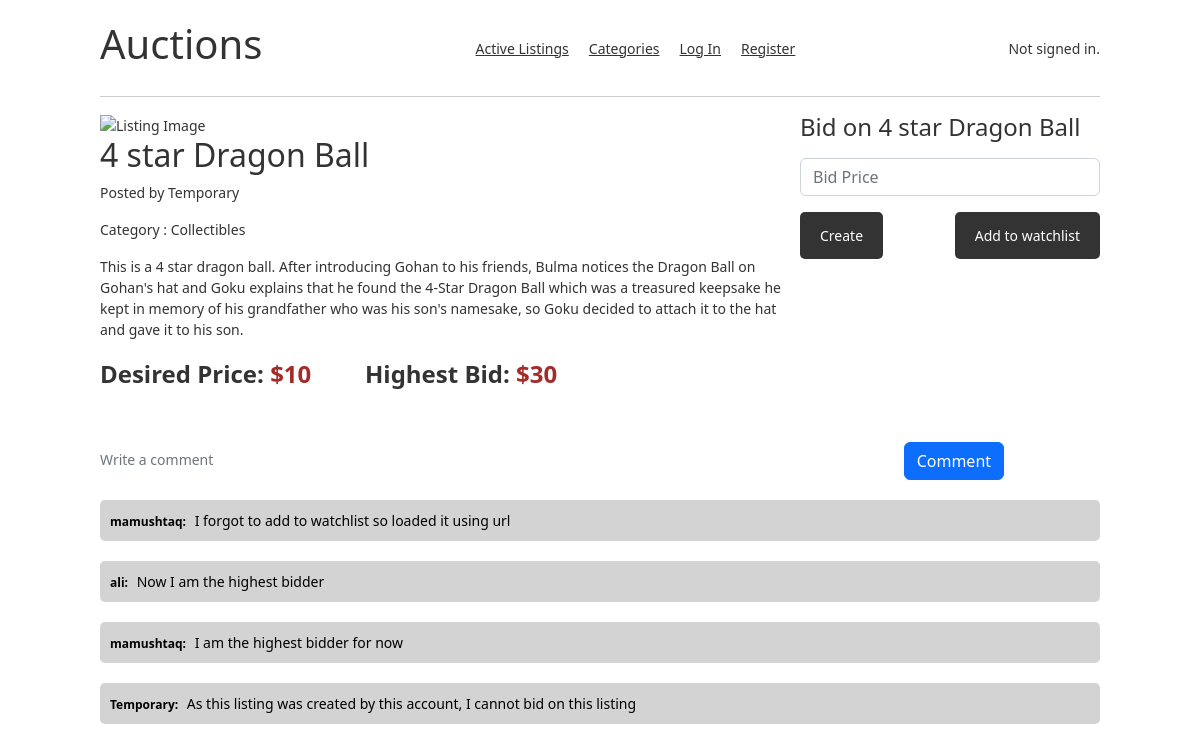
Screenshot of /2/listing with the database file from the repository.
### auctions/models.py (models this page shows)
class Listings(models.Model):
    id = models.AutoField(primary_key=True)
    title = models.CharField(max_length=64)
    description = models.CharField(max_length=500)
    image_url = models.CharField(max_length=500)
    desired_price = models.IntegerField(null=True, default=0)
    users = models.CharField(max_length=64)
    highest_bid = models.IntegerField(null=True, default=0)
    active = models.BooleanField(default=True)
    bid = models.OneToOneField(
        Bids, on_delete=models.CASCADE, primary_key=False, null=True)
    category = models.OneToOneField(
        'Categories', on_delete=models.CASCADE, primary_key=False, null=True)

class Categories(models.Model):
    id = models.AutoField(primary_key=True)
    title = models.CharField(max_length=64)

class Comments(models.Model):
    id = models.AutoField(primary_key=True)
    comment = models.CharField(max_length=200)
    user = models.CharField(max_length=64)
    listing = models.IntegerField(null=True, default=0)

### auctions/views.py (the view)
# urls.py: path("<int:listing_id>/listing", views.listing, name="listing"),
def listing(request, listing_id):
    try:
        listing_obj = Listings.objects.get(id=listing_id)
    except Listings.DoesNotExist:
        return render(request, "auctions/listing.html", {
            "message": "This listing does not exist"
        })
    return render(request, "auctions/listing.html", {
        "listing": listing_obj,
        "comments": Comments.objects.all().order_by('-id'),
        "addedtowatchlist": checkwatchlist(request, listing_id)
    })

### auctions/views.py (called while the page is built)
def checkwatchlist(request, listing_id):
    if request.user.is_authenticated:
        for watch in request.user.wishlist.all():
            if (watch.id == listing_id):
                return True
            else:
                return False
    return False

### auctions/templates/auctions/listing.html (shortened to what this page needs)
{% extends "auctions/layout.html" %}
{% block body %}
{% if message %}
<h1>{{message}}</h1>
{% else %}
<div class="listing_details">
    <img src="{{listing.image_url}}" class="listing_img" alt="Listing Image">
    <div class="listing_desc">
        <h2>{{listing.title}}</h2>
        <p class="posted_by">Posted by {{listing.users}}</p>
        <p class="posted_by">Category : {{listing.category.title}}</p>
        <p>{{listing.description}}</p>
        <div>
            <span class="price_heading">Desired Price: </span><span class="price">${{listing.desired_price}}</span>
            <span class="price_heading">Highest Bid: </span><span class="price">${{listing.highest_bid}}</span>
        </div>
    </div>
</div>
<div class="create_bid">
    {% if listing.users != user.username and listing.active %}
    <h4>Bid on {{listing.title}}</h4>
    <form action="{% url 'createbid' listing.id %}" method="post">
        <div class="form-group">
            <input autofocus class="form-control" type="number" name="Bid_Price" placeholder="Bid Price">
        </div>
        <input class="button" style="float: left;" type="submit" value="Create">
        {% if addedtowatchlist %}
        <a class="button" id="added_to_watchlist" href="{% url 'removefromwatchlist' listing.id %}">Added to
            watchlist</a>
        {% else %}
        <a class="button" href="{% url 'addtowishlist' listing.id %}">Add to watchlist</a>
        {% endif %}
    </form>
    {% elif listing.users == user.username %}
    <a class="button" href="{% url 'closelisting' listing.id %}">Close Listing</a>
    {% endif %}
</div>
<div class="listing_comments">
    <form action="{% url 'comment' listing.id %}" method="post">
        <input autofocus class="form-control comment_form" type="text" name="comment" placeholder="Write a comment">
        <input class="btn btn-primary" type="submit" value="Comment">
    </form>
    {% for comment in comments %}
    {% if comment.listing == listing.id %}
    <div class="comment">
        <span class="comment_user">{{comment.user}}:</span> <span class="commented_line">{{comment.comment}}</span>
    </div>
    {% endif %}
    {% endfor %}
</div>
{% endif %}
{% endblock %}

### auctions/static/auctions/styles.css (style rules this page uses)
body { padding: 10px; }

### auctions/templates/auctions/layout.html (style rules this page uses)
body { padding: 10px; font-size: 14px; font-family: system-ui, -apple-system, BlinkMacSystemFont, 'Segoe UI', Roboto, Oxygen, Ubuntu, Cantarell, 'Open Sans', 'Helvetica Neue', sans-serif; color: #333; width: 1080px; margin: 20px auto 0 auto; padding: 0 20px 20px 20px; }
.listing_details { width: 70%; float: left; margin-bottom: 50px; }
.listing_img { max-width: 100%; max-height: 300px; }
.create_bid { width: 30%; float: right; }
.price_heading { font-size: 24px; font-weight: 600; }
.price { font-size: 24px; font-weight: 700; color: brown; margin-right: 50px; }
.listing_comments { margin: 20px 0px; }
.comment_form { all: unset; width: 80%; }
.comment_user { font-size: 12px; font-weight: 600; margin-right: 5px; }
.comment { width: 100%; background-color: lightgray; color: #000; margin: 20px 0px; padding: 10px; border-radius: 5px; }
.button { all: unset; color: #fff; background-color: #333; padding: 13px 20px; border-radius: 5px; cursor: pointer; float: right; }

### rows the page displays
Listings: title "4 star Dragon Ball", users "Temporary", category "Collectibles", description "This is a 4 star dragon ball. After introducing Gohan to his friends, Bulma notices the Dragon Ball on Gohan's hat and Goku explains that he found the 4-Star Dragon Ball which was a treasured keepsake he kept in memory of his grandfather who was his son's namesake, so Goku decided to attach it to the hat and gave it to his son.", desired_price "10", highest_bid "30"
Comments: user "mamushtaq", comment "I forgot to add to watchlist so loaded it using url"
Comments: user "ali", comment "Now I am the highest bidder"
Comments: user "mamushtaq", comment "I am the highest bidder for now"
Comments: user "Temporary", comment "As this listing was created by this account, I cannot bid on this listing"
